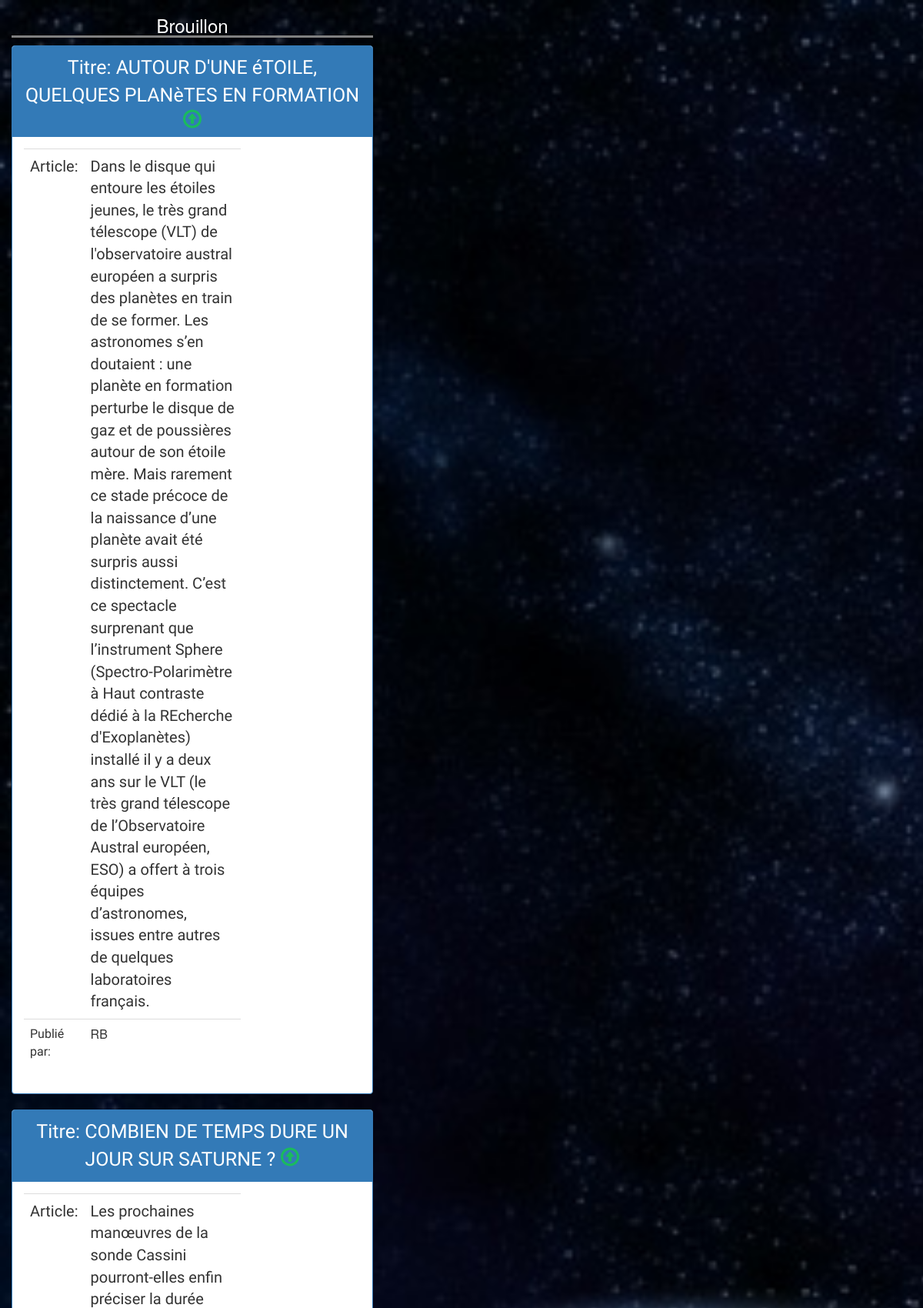
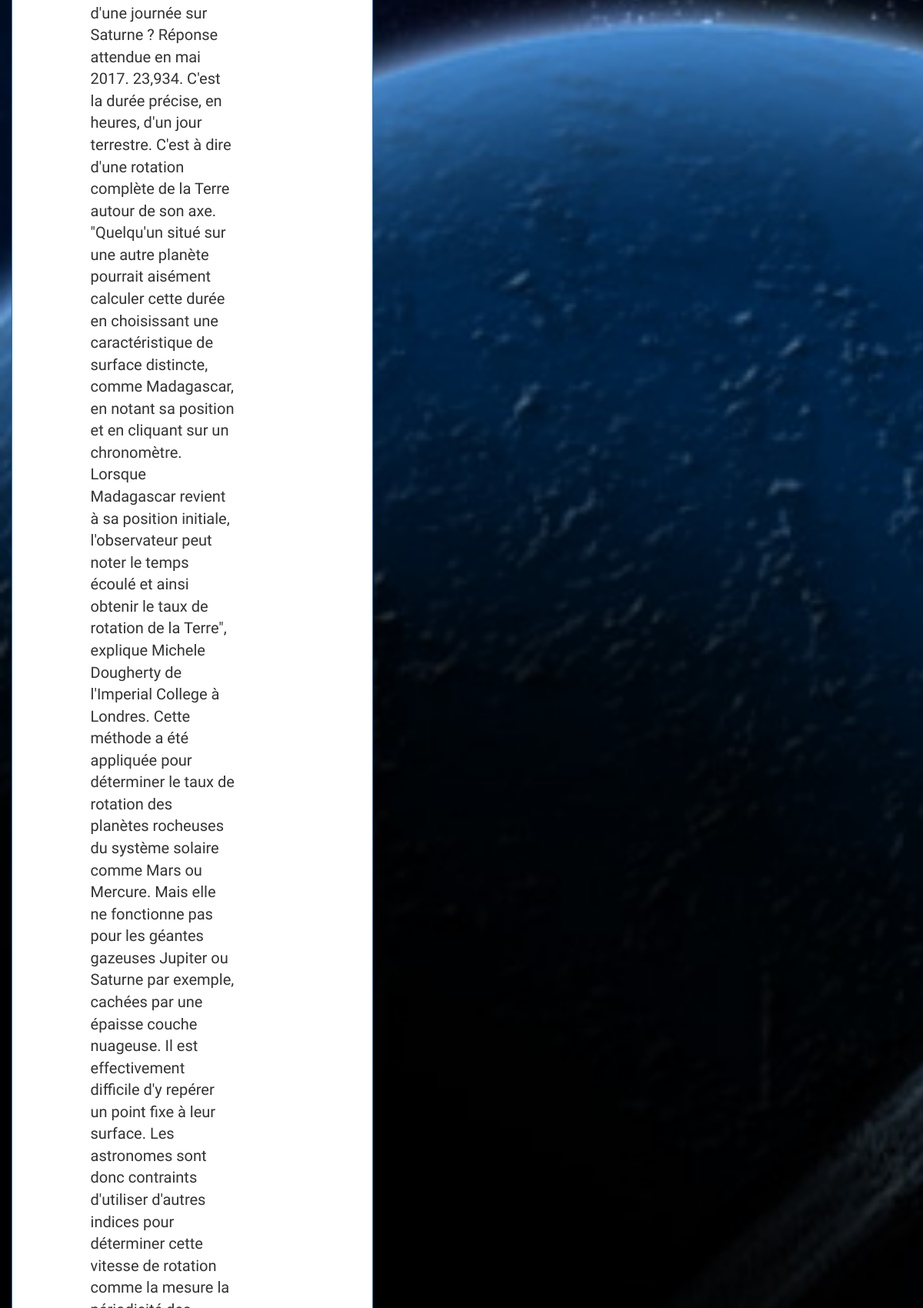
The app's page /Liste_brouillon.php (upper part) with its own data (2 pictures, top to bottom).
### tables this page shows
CREATE TABLE IF NOT EXISTS `articles` (
  `id` int(11) NOT NULL AUTO_INCREMENT,
  `image` varchar(255) NOT NULL,
  `titre_article` varchar(100) NOT NULL,
  `article` text NOT NULL,
  `utilisateurs_id` int(11) NOT NULL,
  `publier` varchar(100) NOT NULL,
  PRIMARY KEY (`id`)
);

CREATE TABLE IF NOT EXISTS `utilisateurs` (
  `id` int(11) NOT NULL AUTO_INCREMENT,
  `nom` varchar(100) NOT NULL,
  `prenom` varchar(100) NOT NULL,
  `mail` varchar(100) NOT NULL,
  `mot_de_passe` varchar(100) NOT NULL,
  `avatar` varchar(255) NOT NULL,
  `pseudo` varchar(100) NOT NULL,
  `role` varchar(100) NOT NULL,
  PRIMARY KEY (`id`)
);

### Liste_brouillon.php (the view, shortened to what this page needs)
<?php session_start();
include 'config.php';
?>
<html>
<head>
    <link rel="stylesheet" type="text/css" href="style.css">
    <link href="bootstrap/css/bootstrap.min.css" rel="stylesheet" type="text/css">
</head>
<body>
<div class="col-xs-12 col-sm-12 col-md-5 col-lg-5 col-xs-offset-0 col-sm-offset-0  toppad" >
    <h3 class="article_admin">Brouillon</h3>
    <?php
    $requete = "SELECT * FROM articles
INNER JOIN utilisateurs
WHERE utilisateurs.id = articles.utilisateurs_id
AND publier='non'";
    $exec = mysqli_query($bdd,$requete);
    while ($row = mysqli_fetch_array($exec)) {
        ?>
        <div class="panel panel-primary">
            <div class="panel-heading titre text-center">
                <tr>
                    <td>Titre:</td>
                    <td><?php echo strtoupper($row['titre_article']); ?></td>
                    <a style="color: rgba(0, 255, 0, 0.49)" class="glyphicon glyphicon-upload" href="publier_2.php?id=<?= $row['titre_article'] ?>" ></a>
                </tr>
            </div>
            <div class="panel-body">
                <div class="row">
                    <div class=" col-md-8 col-lg-8 ">
                        <table class="table">
                            <tbody>
                            <tr class="article">
                                <td>Article:</td>
                                <td><?php echo($row['article']); ?></td>
                            </tr>
                            <tr>
                                <td class="auteur">Publié par:</td>
                                <td><?php echo($row['pseudo']); ?></td>
                            </tr>
                            </tbody>
                        </table>
                    </div>
                </div>
            </div>
        </div>
        <?php
    }
    ?>
</div>
</body>
</html>

### style.css (style rules this page uses)
.article_admin { text-align: center; color: white; border-bottom: solid grey; }
body { background-image: url("img/background.jpg"); background-repeat: no-repeat; background-size: cover; }
.titre { font-family: 'Oleo Script', cursive; font-size: 25px; color: white; }
.article { font-family: 'Courgette', cursive; font-size: 20px; }
.auteur { font-family: 'Coming Soon', cursive; }
a { cursor:pointer; }

### records on screen
articles: titre_article "AUTOUR D'UNE éTOILE, QUELQUES PLANèTES EN FORMATION", article "Dans le disque qui entoure les étoiles jeunes, le très grand télescope (VLT) de l'observatoire austral européen a surpris des planètes en train de se former. Les astronomes s’en doutaient : une planète en formation perturbe le disque de gaz et de poussières autour de son étoile mère. Mais rarement ce stade précoce de la naissance d’une planète avait été surpris aussi distinctement. C’est ce spectacle surprenant que l’instrument Sphere (Spectro-Polarimètre à Haut contraste dédié à la REcherche d'Exoplanètes) installé il y a deux ans sur le VLT (le très grand télescope de l’Observatoire Austral européen, ESO) a offert à trois équipes d’astronomes, issues entre autres de quelques laboratoires…", utilisateurs.pseudo "RB"
articles: titre_article "COMBIEN DE TEMPS DURE UN JOUR SUR SATURNE ?"
